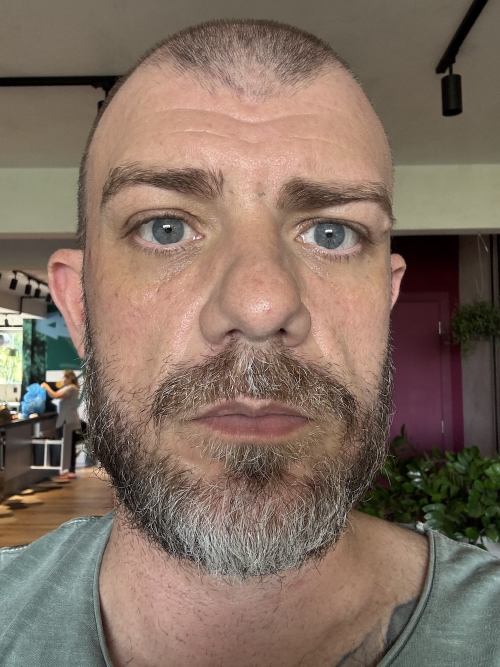
#> input picture cadastro_funcionarios/Eduardo Nascimento|123456.jpg, 1000 x 1333 px (shown at 1/2 size); its folder holds only this picture in this run
$ python -i image_utils.py   (imports and definitions only)
#> lines starting #> are read from the running program, lines starting #| are printed output that depends on the picture
#> further down, picture is the input picture: shape (1333, 1000, 3); mean B, G, R 96.9, 110.2, 129.6
"""
Utilitários para processamento e manipulação de imagens.
"""
import cv2
import numpy as np
from datetime import datetime
from face_detector.config.settings import (
    COR_VERDE, COR_VERMELHO, COR_AMARELO,
    QUALIDADE_JPEG, APLICAR_MELHORIA_IMAGEM, USAR_TONS_CINZA
)
import os
from face_detector.utils.logger import log_error, log_captura

def melhorar_imagem(imagem):
    """Aplica técnicas de processamento para melhorar a qualidade da imagem"""
    if not APLICAR_MELHORIA_IMAGEM:
        return imagem

    # Converter para escala de cinza para processamento
    gray = cv2.cvtColor(imagem, cv2.COLOR_BGR2GRAY)
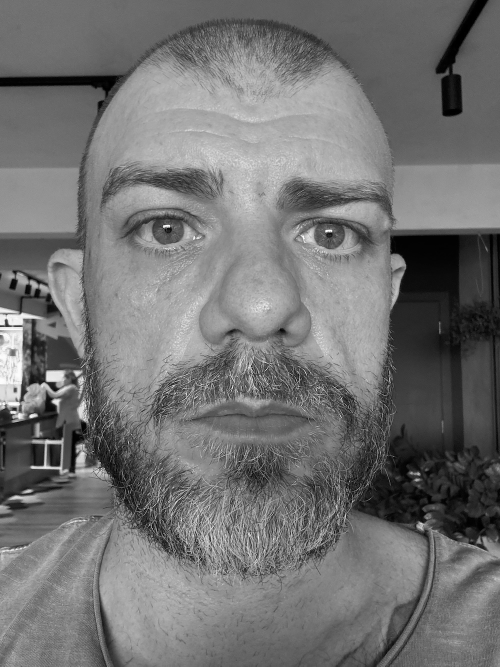
#> gray: shape (1333, 1000) (shown at 1/2 size); min 0, max 255, mean 114.5

    # Aplicar equalização de histograma adaptativa (CLAHE) com parâmetros ajustados
    clahe = cv2.createCLAHE(clipLimit=3.0, tileGridSize=(8, 8))
    gray_eq = clahe.apply(gray)
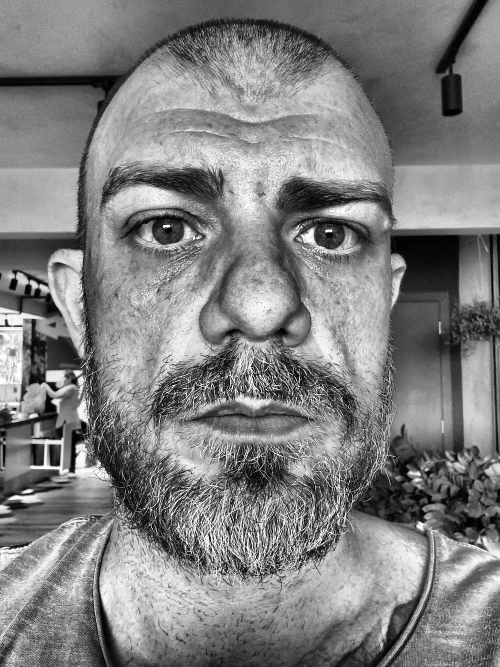
#> gray_eq: shape (1333, 1000) (shown at 1/2 size); min 0, max 255, mean 128.4

    # Se estiver usando tons de cinza para reconhecimento, retornar a imagem em tons de cinza
    if USAR_TONS_CINZA:
        # Converter de volta para BGR (3 canais) para compatibilidade com o resto do código
        return cv2.cvtColor(gray_eq, cv2.COLOR_GRAY2BGR)

    # Converter de volta para BGR
    imagem_eq = cv2.cvtColor(gray_eq, cv2.COLOR_GRAY2BGR)

    # Misturar com a imagem original para manter cores (60% original, 40% equalizada)
    imagem_melhorada = cv2.addWeighted(imagem, 0.6, imagem_eq, 0.4, 0)

    # Aplicar sharpening para melhorar detalhes
    kernel_sharpen = np.array([[-1, -1, -1],
                              [-1, 9.5, -1],
                              [-1, -1, -1]])
    imagem_melhorada = cv2.filter2D(imagem_melhorada, -1, kernel_sharpen)
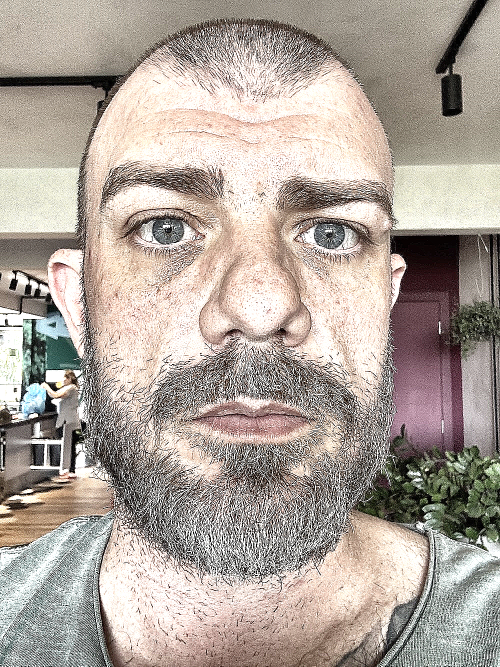
#> imagem_melhorada: shape (1333, 1000, 3) (shown at 1/2 size); mean B, G, R 156.2, 164.9, 175.3

    # Reduzir ruído mantendo bordas com parâmetros ajustados
    imagem_melhorada = cv2.bilateralFilter(imagem_melhorada, 9, 100, 100)

    # Normalizar o contraste global
    lab = cv2.cvtColor(imagem_melhorada, cv2.COLOR_BGR2LAB)
#> lab: shape (1333, 1000, 3); mean of channels 0, 1, 2 171.3, 130.4, 133.9
    l, a, b = cv2.split(lab)
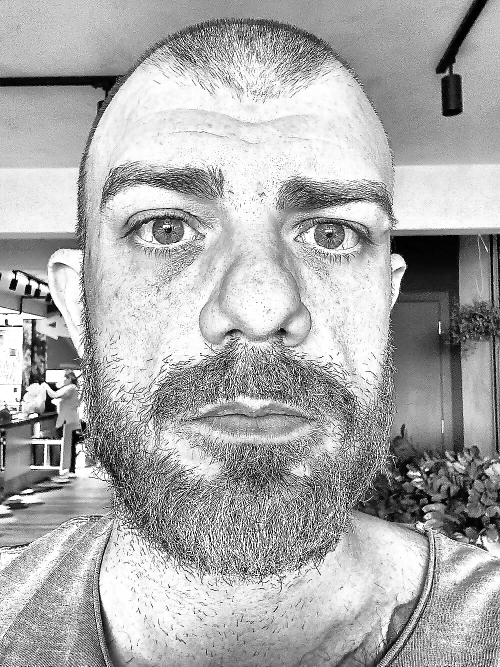
#> l: shape (1333, 1000) (shown at 1/2 size); min 0, max 255, mean 171.3
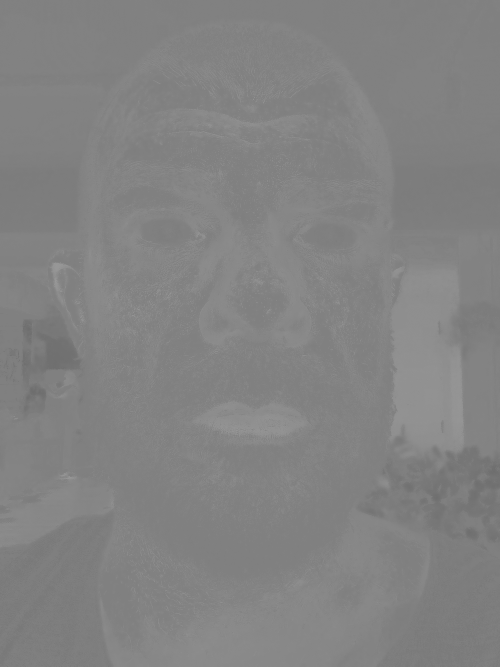
#> a: shape (1333, 1000) (shown at 1/2 size); min 107, max 160, mean 130.4
    clahe = cv2.createCLAHE(clipLimit=3.0, tileGridSize=(8, 8))
    l = clahe.apply(l)
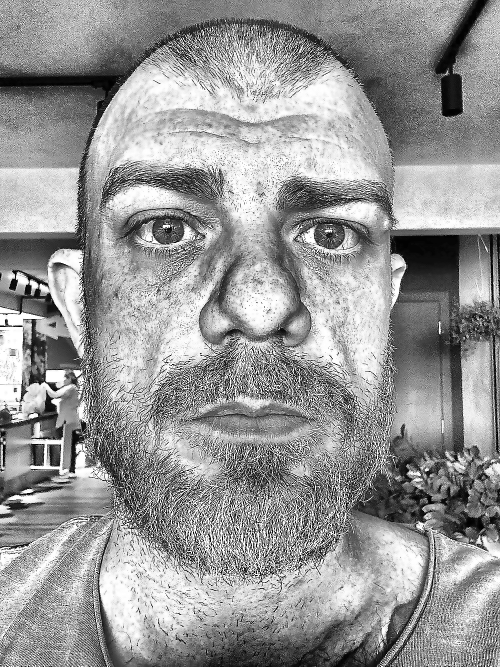
#> l: shape (1333, 1000) (shown at 1/2 size); min 0, max 255, mean 150.9
    lab = cv2.merge((l, a, b))
#> lab: shape (1333, 1000, 3); mean of channels 0, 1, 2 150.9, 130.4, 133.9
    imagem_melhorada = cv2.cvtColor(lab, cv2.COLOR_LAB2BGR)
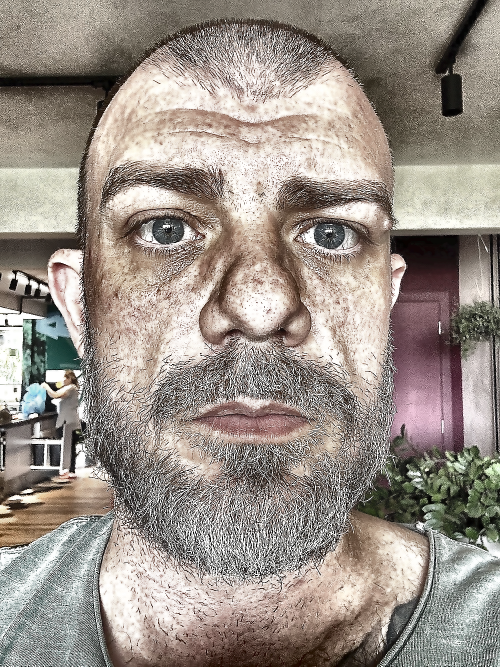
#> imagem_melhorada: shape (1333, 1000, 3) (shown at 1/2 size); mean B, G, R 136.8, 145.1, 154.7

    return imagem_melhorada

# [63 lines left out: functions adicionar_info_tela, salvar_imagem, not called in this run]

>>> import cv2
>>> picture = cv2.imread('../../cadastro_funcionarios/Eduardo Nascimento|123456.jpg')
>>> result = melhorar_imagem(picture)
